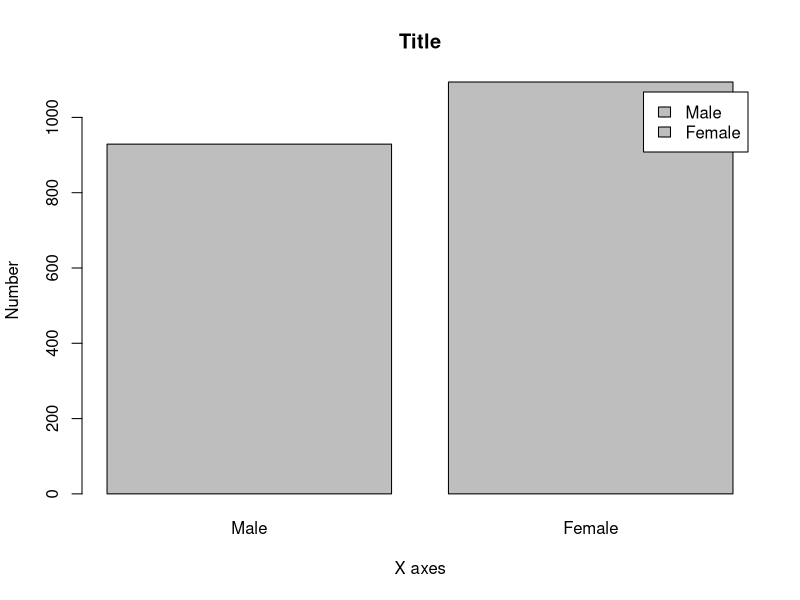
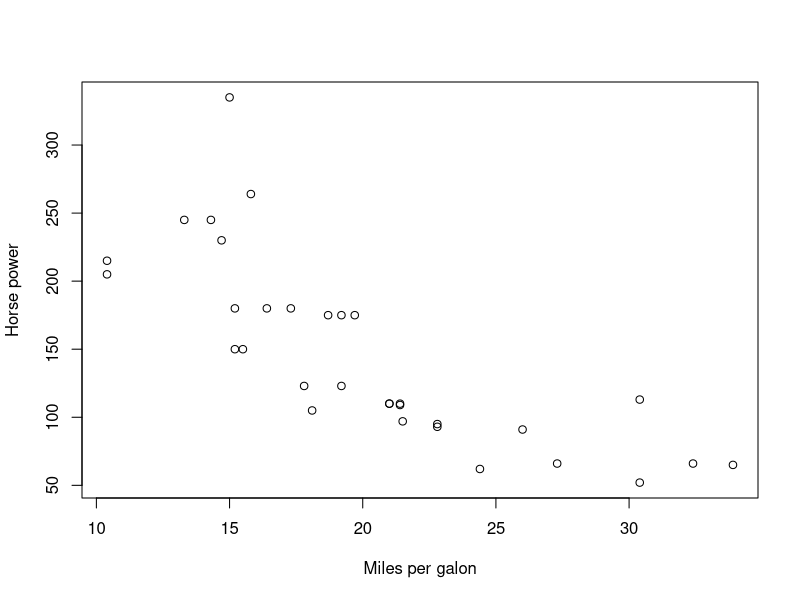
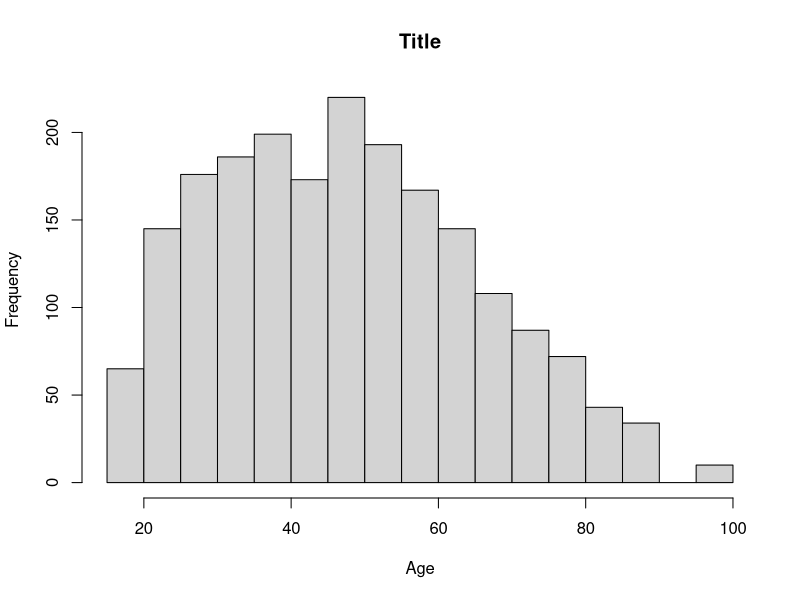

The R script that drew these images, in order: (Note: this script raises an error after producing the figures.)
data <- read.csv( 'Census R.csv' )

data$sex <- factor( data$sex, 
                    levels = c( 1, 2 ), 
                    labels = c( 'Male', 'Female' ) )

barplot( table( data$sex ), 
         ylab = "Number", 
         main = "Title", 
         xlab = "X axes",
         legend.text = c( 'Male', 'Female' ) )

?barplot

str( mtcars )

View( mtcars )

plot( mtcars$mpg, 
      mtcars$hp,
      xlab = "Miles per galon",
      ylab = "Horse power" )


hist( data$age, main = "Title", xlab = "Age" )


install.packages("magrittr")
library(magrittr)


rm( diamonds )
View( diamonds )

d <- diamonds
View( d )

set.seed( 1997 )
sampled <- diamonds[ sample( nrow(diamonds), 400 ), ]
View( sampled )

qplot( log(carat), log(price), data=sampled, colour=clarity )
qplot( log(carat), log(price), data=sampled, shape=cut, colour=clarity )
qplot( log(carat), log(price), data=sampled, shape=clarity, colour=clarity )


qplot( color, price/carat, data=diamonds, colour=color, geom = 'jitter' )
qplot( color, data=diamonds, geom = 'bar' )

qplot( carat, data=diamonds, geom = 'histogram', binwidth = 0.1, xlim = c(0, 4) )
qplot( carat, data=diamonds, geom = 'density' )
qplot( carat, data=diamonds, fill=color, binwidth=0.1 )
qplot( carat, data=diamonds, geom = 'histogram', facets = color~. , xlim = c(0,4) )

str( College )
summary( College )
